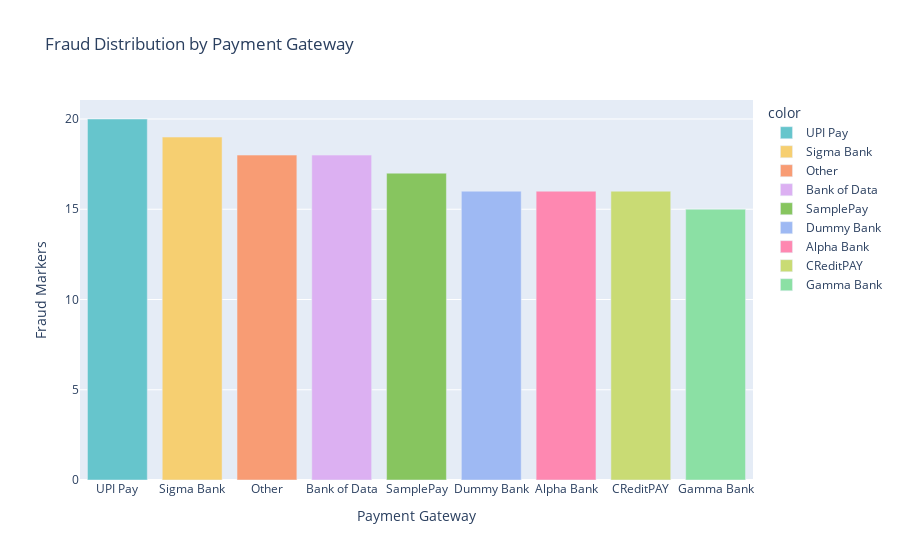

The cell this chart's notebook holds for it:
### Code cell
# Plot 1: Fraud Distribution by Payment Gateway
fig = px.bar(
    x=fraud['Payment_Gateway'].value_counts().index,
    y=fraud['Payment_Gateway'].value_counts().values,
    color=fraud['Payment_Gateway'].value_counts().index,
    title='Fraud Distribution by Payment Gateway',
    labels={'x': 'Payment Gateway', 'y': 'Fraud Markers'},
    color_discrete_sequence=px.colors.qualitative.Pastel
)
fig.update_layout(xaxis={'categoryorder': 'total descending'})
fig.show()

### Figure 1 — Plotly figure (JSON) as saved in the notebook; plotly's stock layout.template omitted (floating-point values rounded to 4 significant figures)
{"data": [{"alignmentgroup": "True", "hovertemplate": "color=UPI Pay<br>Payment Gateway=%{x}<br>Fraud Markers=%{y}<extra></extra>", "legendgroup": "UPI Pay", "marker": {"color": "rgb(102, 197, 204)", "pattern": {"shape": ""}}, "name": "UPI Pay", "offsetgroup": "UPI Pay", "orientation": "v", "showlegend": true, "textposition": "auto", "type": "bar", "x": ["UPI Pay"], "xaxis": "x", "y": [20], "yaxis": "y"}, {"alignmentgroup": "True", "hovertemplate": "color=Sigma Bank<br>Payment Gateway=%{x}<br>Fraud Markers=%{y}<extra></extra>", "legendgroup": "Sigma Bank", "marker": {"color": "rgb(246, 207, 113)", "pattern": {"shape": ""}}, "name": "Sigma Bank", "offsetgroup": "Sigma Bank", "orientation": "v", "showlegend": true, "textposition": "auto", "type": "bar", "x": ["Sigma Bank"], "xaxis": "x", "y": [19], "yaxis": "y"}, {"alignmentgroup": "True", "hovertemplate": "color=Other<br>Payment Gateway=%{x}<br>Fraud Markers=%{y}<extra></extra>", "legendgroup": "Other", "marker": {"color": "rgb(248, 156, 116)", "pattern": {"shape": ""}}, "name": "Other", "offsetgroup": "Other", "orientation": "v", "showlegend": true, "textposition": "auto", "type": "bar", "x": ["Other"], "xaxis": "x", "y": [18], "yaxis": "y"}, {"alignmentgroup": "True", "hovertemplate": "color=Bank of Data<br>Payment Gateway=%{x}<br>Fraud Markers=%{y}<extra></extra>", "legendgroup": "Bank of Data", "marker": {"color": "rgb(220, 176, 242)", "pattern": {"shape": ""}}, "name": "Bank of Data", "offsetgroup": "Bank of Data", "orientation": "v", "showlegend": true, "textposition": "auto", "type": "bar", "x": ["Bank of Data"], "xaxis": "x", "y": [18], "yaxis": "y"}, {"alignmentgroup": "True", "hovertemplate": "color=SamplePay<br>Payment Gateway=%{x}<br>Fraud Markers=%{y}<extra></extra>", "legendgroup": "SamplePay", "marker": {"color": "rgb(135, 197, 95)", "pattern": {"shape": ""}}, "name": "SamplePay", "offsetgroup": "SamplePay", "orientation": "v", "showlegend": true, "textposition": "auto", "type": "bar", "x": ["SamplePay"], "xaxis": "x", "y": [17], "yaxis": "y"}, {"alignmentgroup": "True", "hovertemplate": "color=Dummy Bank<br>Payment Gateway=%{x}<br>Fraud Markers=%{y}<extra></extra>", "legendgroup": "Dummy Bank", "marker": {"color": "rgb(158, 185, 243)", "pattern": {"shape": ""}}, "name": "Dummy Bank", "offsetgroup": "Dummy Bank", "orientation": "v", "showlegend": true, "textposition": "auto", "type": "bar", "x": ["Dummy Bank"], "xaxis": "x", "y": [16], "yaxis": "y"}, {"alignmentgroup": "True", "hovertemplate": "color=Alpha Bank<br>Payment Gateway=%{x}<br>Fraud Markers=%{y}<extra></extra>", "legendgroup": "Alpha Bank", "marker": {"color": "rgb(254, 136, 177)", "pattern": {"shape": ""}}, "name": "Alpha Bank", "offsetgroup": "Alpha Bank", "orientation": "v", "showlegend": true, "textposition": "auto", "type": "bar", "x": ["Alpha Bank"], "xaxis": "x", "y": [16], "yaxis": "y"}, {"alignmentgroup": "True", "hovertemplate": "color=CReditPAY<br>Payment Gateway=%{x}<br>Fraud Markers=%{y}<extra></extra>", "legendgroup": "CReditPAY", "marker": {"color": "rgb(201, 219, 116)", "pattern": {"shape": ""}}, "name": "CReditPAY", "offsetgroup": "CReditPAY", "orientation": "v", "showlegend": true, "textposition": "auto", "type": "bar", "x": ["CReditPAY"], "xaxis": "x", "y": [16], "yaxis": "y"}, {"alignmentgroup": "True", "hovertemplate": "color=Gamma Bank<br>Payment Gateway=%{x}<br>Fraud Markers=%{y}<extra></extra>", "legendgroup": "Gamma Bank", "marker": {"color": "rgb(139, 224, 164)", "pattern": {"shape": ""}}, "name": "Gamma Bank", "offsetgroup": "Gamma Bank", "orientation": "v", "showlegend": true, "textposition": "auto", "type": "bar", "x": ["Gamma Bank"], "xaxis": "x", "y": [15], "yaxis": "y"}], "layout": {"autosize": true, "barmode": "relative", "legend": {"title": {"text": "color"}, "tracegroupgap": 0}, "title": {"text": "Fraud Distribution by Payment Gateway"}, "xaxis": {"anchor": "y", "autorange": true, "categoryorder": "total descending", "domain": [0, 1], "range": [-0.5, 8.5], "title": {"text": "Payment Gateway"}, "type": "category"}, "yaxis": {"anchor": "x", "autorange": true, "domain": [0, 1], "range": [0, 21.05], "title": {"text": "Fraud Markers"}, "type": "linear"}}}
